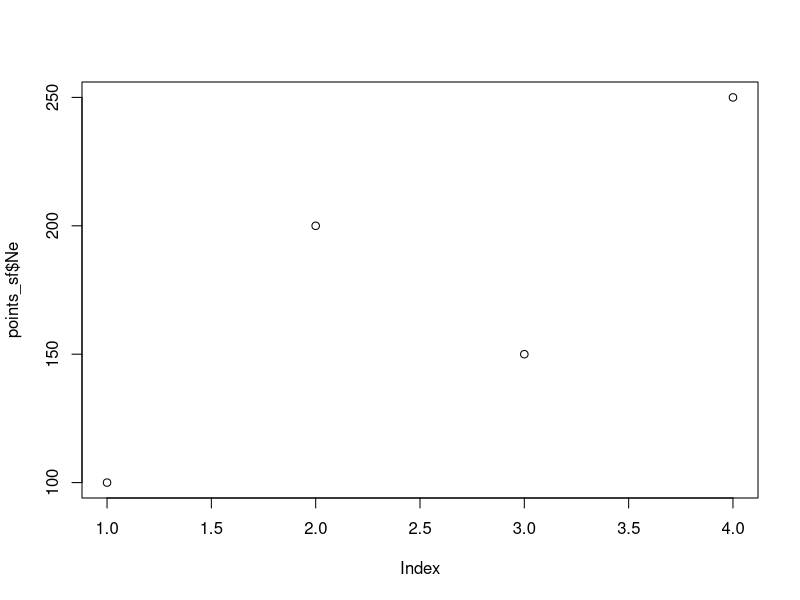
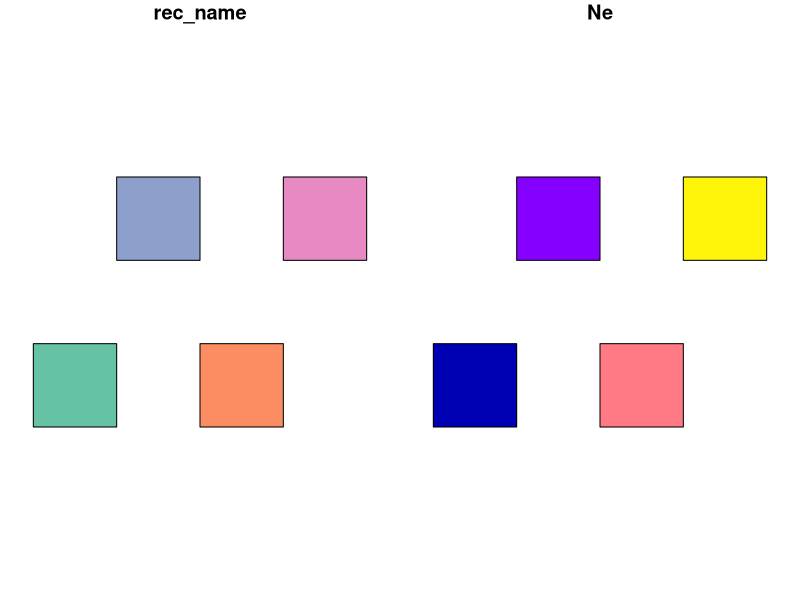

The R script that drew these images, in order:
library(sf)

##### Example data 1 (GIS data (points)) #####

#here, original data given in table and convert to GIS object (st_points)
#instead, you can import GIS files like .shp by st_read function

points_df <- data.frame(rec_name = paste("record", c(1:4), sep=""), Ne = c(100, 200, 150, 250), 
			x = c(1, 2, 3, 4), y = c(1, 3, 2, 4)) 
print(points_df)

#makes GIS (sf points) object from the data.frame

points_sf <- st_as_sf(points_df, coords = c("x", "y"))

plot(points_sf$Ne)

##### Example data 2 (GIS data (polygon)) ####

record1 <- st_polygon(list(rbind(c(0, 0), c(0, 1), c(1, 1), c(1, 0), c(0, 0)))) 
record2 <- st_polygon(list(rbind(c(2, 0), c(2, 1), c(3, 1), c(3, 0), c(2, 0)))) 
record3 <- st_polygon(list(rbind(c(1, 2), c(1, 3), c(2, 3), c(2, 2), c(1, 2)))) 
record4 <- st_polygon(list(rbind(c(3, 2), c(3, 3), c(4, 3), c(4, 2), c(3, 2)))) 
polys <- st_sf(geometry = st_sfc(record1, record2, record3, record4), 
			rec_name = paste("record", c(1:4), sep=""), Ne = c(100, 200, 150, 250)) 

plot(polys)

##### Set the parameter

dist_thre <- 2  #threshold for dispersal distance

param_decay <- 0.7 
#if you prefer distance decay instead of simple thresholding
#param_decay = 0.7 results in distance decay of ca. 0.5 for a unit distance (dist=1) 

###### 
# Function to calculate distance-dependent weight (default is threshold function by dispersal distance) 

distanceDecay <- function(d, dist_thre=NULL, param_decay=NULL, method="threshold"){
	#method: could be "threshold" or "exponential" 
	#param_decay: parameter for distance decay (the smaller the value, the slower the decay)

	if(method=="threshold"){
		weight <- (d <= dist_thre)*1
	} 

	if(method=="exponential") {
		weight <- exp(param_decay*(-1)*d)
	}

	return(weight)
}


##### Calculate distance between point or polygons 

dists <- st_distance(points_sf) 

#dists <- st_distance(polys)
# in the case of polygon

print(dists)

##### Calculate distance-decay weight (here, 0 or 1 by threshold distance)

dist_weight <- distanceDecay(dists,dist_thre)

#dist_weight <- distanceDecay(dists,param_decay=param_decay, method="exponential")
#in the case of distance decay weight with exponential function

print(dist_weight)

##### Calculate the neighbor Ne 

neighbor_Ne <- colSums(points_df$Ne * dist_weight)
names(neighbor_Ne) <- points_df$rec_name

print(neighbor_Ne) 
